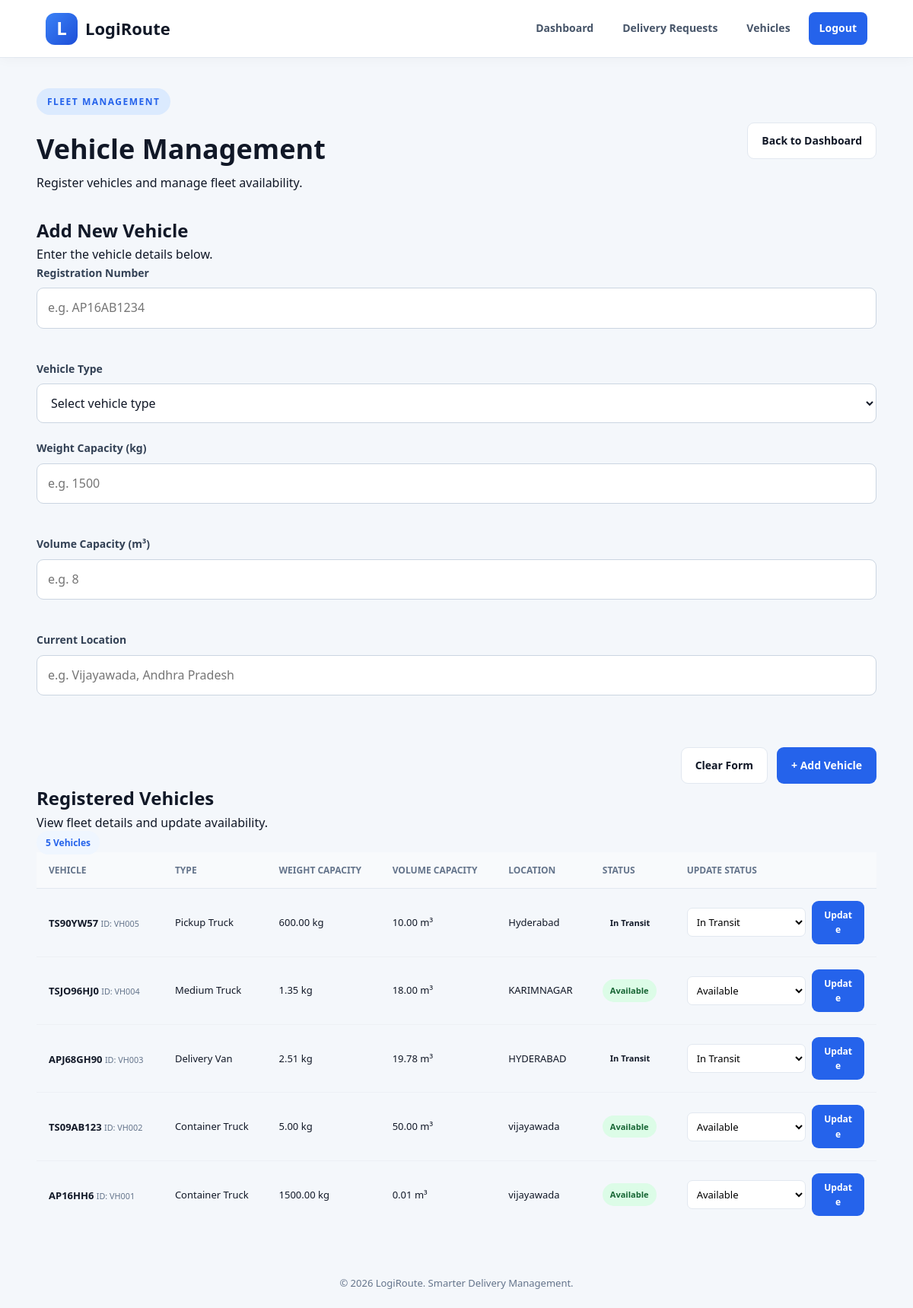
Page /admin/vehicles (signed in) on the committed database.
### tables this page shows
CREATE TABLE vehicles (
                id INTEGER PRIMARY KEY AUTOINCREMENT,
                registration_number TEXT NOT NULL
                    UNIQUE COLLATE NOCASE,
                vehicle_type TEXT NOT NULL,
                weight_capacity_kg REAL NOT NULL
                    CHECK(weight_capacity_kg > 0),
                volume_capacity_m3 REAL NOT NULL
                    CHECK(volume_capacity_m3 > 0),
                current_location TEXT NOT NULL,
                status TEXT NOT NULL DEFAULT 'Available'
                    CHECK(status IN (
                        'Available',
                        'Assigned',
                        'In Transit',
                        'Under Maintenance'
                    )),
                created_at TEXT NOT NULL DEFAULT CURRENT_TIMESTAMP
            );

### app.py (the view)
@app.route("/admin/vehicles")
@login_required("admin")
def manage_vehicles():
    with get_db() as db:
        vehicles = db.execute("SELECT * FROM vehicles ORDER BY id DESC").fetchall()
    return render_template("admin_vehicles.html", vehicles=vehicles)

### app.py (called while the page is built)
def get_db():
    connection = sqlite3.connect(DATABASE, timeout=10)
    connection.row_factory = sqlite3.Row
    connection.execute("PRAGMA foreign_keys = ON")
    return connection

def login_required(role=None):
    def decorator(view_function):
        @wraps(view_function)
        def wrapper(*args, **kwargs):
            if "account_id" not in session:
                flash("Please log in to continue.", "error")
                return redirect(url_for("landing"))
            if role and session.get("role") != role:
                abort(403)
            return view_function(*args, **kwargs)
        return wrapper
    return decorator

### templates/admin_vehicles.html (shortened to what this page needs)
{% extends "base.html" %}
{% block content %}
<div class="dashboard-page">
    <div class="dashboard-header">
        <div>
            <p class="eyebrow">FLEET MANAGEMENT</p>
            <h1>Vehicle Management</h1>
            <p class="muted">
                Register vehicles and manage fleet availability.
            </p>
        </div>
        <a href="{{ url_for('admin_dashboard') }}" class="btn btn-secondary">
            Back to Dashboard
        </a>
    </div>
    <section class="panel vehicle-form-panel">
        <div class="panel-heading">
            <div>
                <h2>Add New Vehicle</h2>
                <p class="muted">
                    Enter the vehicle details below.
                </p>
            </div>
        </div>
        <form
            action="{{ url_for('add_vehicle') }}"
            method="POST"
            class="form vehicle-form"
        >
            <div class="form-grid">
                <div class="form-group">
                    <label for="registration_number">
                        Registration Number
                    </label>
                    <input
                        type="text"
                        id="registration_number"
                        name="registration_number"
                        placeholder="e.g. AP16AB1234"
                        maxlength="30"
                        required
                    >
                </div>
                <div class="form-group">
                    <label for="vehicle_type">
                        Vehicle Type
                    </label>
                    <select
                        id="vehicle_type"
                        name="vehicle_type"
                        required
                    >
                        <option value="">Select vehicle type</option>
                    </select>
                </div>
                <div class="form-group">
                    <label for="weight_capacity_kg">
                        Weight Capacity (kg)
                    </label>
                    <input
                        type="number"
                        id="weight_capacity_kg"
                        name="weight_capacity_kg"
                        placeholder="e.g. 1500"
                        min="0.01"
                        step="0.01"
                        required
                    >
                </div>
                <div class="form-group">
                    <label for="volume_capacity_m3">
                        Volume Capacity (m³)
                    </label>
                    <input
                        type="number"
                        id="volume_capacity_m3"
                        name="volume_capacity_m3"
                        placeholder="e.g. 8"
                        min="0.01"
                        step="0.01"
                        required
                    >
                </div>
                <div class="form-group full-width">
                    <label for="current_location">
                        Current Location
                    </label>
                    <input
                        type="text"
                        id="current_location"
                        name="current_location"
                        placeholder="e.g. Vijayawada, Andhra Pradesh"
                        maxlength="200"
                        required
                    >
                </div>
            </div>
            <div class="form-actions">
                <button type="reset" class="btn btn-secondary">
                    Clear Form
                </button>
                <button type="submit" class="btn btn-primary">
                    + Add Vehicle
                </button>
            </div>
        </form>
    </section>
    <section class="panel vehicle-list-panel">
        <div class="panel-heading">
            <div>
                <h2>Registered Vehicles</h2>
                <p class="muted">
                    View fleet details and update availability.
                </p>
            </div>
            <span class="count-badge">
                {{ vehicles|length }} Vehicles
            </span>
        </div>
        {% if vehicles %}
            <div class="table-wrapper">
                <table class="data-table">
                    <thead>
                        <tr>
                            <th>Vehicle</th>
                            <th>Type</th>
                            <th>Weight Capacity</th>
                            <th>Volume Capacity</th>
                            <th>Location</th>
                            <th>Status</th>
                            <th>Update Status</th>
                        </tr>
                    </thead>
                    <tbody>
                        {% for vehicle in vehicles %}
                            <tr>
                                <td>
                                    <strong>
                                        {{ vehicle.registration_number }}
                                    </strong>
                                    <small class="table-subtext">
                                        ID: VH{{ "%03d"|format(vehicle.id) }}
                                    </small>
                                </td>
                                <td>
                                    {{ vehicle.vehicle_type }}
                                </td>
                                <td>
                                    {{ "%.2f"|format(vehicle.weight_capacity_kg) }}
                                    kg
                                </td>
                                <td>
                                    {{ "%.2f"|format(vehicle.volume_capacity_m3) }}
                                    m³
                                </td>
                                <td>
                                    {{ vehicle.current_location }}
                                </td>
                                <td>
                                    <span class="status-badge
                                        {% if vehicle.status == 'Available' %}
                                            status-delivered
                                        {% elif vehicle.status == 'Under Maintenance' %}
                                            status-cancelled
                                        {% elif vehicle.status == 'In Transit' %}
                                            status-transit
                                        {% else %}
                                            status-confirmed
                                        {% endif %}
                                    ">
                                        {{ vehicle.status }}
                                    </span>
                                </td>
                                <td>
                                    <form
                                        action="{{ url_for(
                                            'update_vehicle_status',
                                            vehicle_id=vehicle.id
                                        ) }}"
                                        method="POST"
                                        class="status-form"
                                    >
                                        <select
                                            name="status"
                                            aria-label="Vehicle status"
                                            required
                                        >
                                            {% for status in [
                                                'Available',
                                                'Assigned',
                                                'In Transit',
                                                'Under Maintenance'
                                            ] %}
                                                <option
                                                    value="{{ status }}"
                                                    {% if vehicle.status == status %}
                                                        selected
                                                    {% endif %}
                                                >
                                                    {{ status }}
                                                </option>
                                            {% endfor %}
                                        </select>
                                        <button
                                            type="submit"
                                            class="btn btn-small btn-primary"
                                        >
                                            Update
                                        </button>
                                    </form>
                                </td>
                            </tr>
                        {% endfor %}
                    </tbody>
                </table>
            </div>
        {% endif %}
    </section>
</div>
{% endblock %}

### static/style.css (style rules this page uses)
* { margin: 0; padding: 0; box-sizing: border-box; }
:root { --primary: #2563eb; --primary-dark: #1d4ed8; --primary-light: #dbeafe; --background: #f4f7fb; --white: #ffffff; --text: #111827; --muted: #64748b; --border: #e2e8f0; --success: #15803d; --danger: #dc2626; --shadow: 0 12px 35px rgba(15, 23, 42, 0.07); }
html { scroll-behavior: smooth; }
body { min-height: 100vh; font-family: "Segoe UI", Arial, sans-serif; color: var(--text); background: var(--background); line-height: 1.6; }
a { color: inherit; text-decoration: none; }
button, input, textarea, select { font: inherit; }
button { cursor: pointer; }
.dashboard-page, .form-page { width: min(1200px, 92%); margin: 40px auto; }
.dashboard-header { display: flex; justify-content: space-between; align-items: center; gap: 24px; margin-bottom: 30px; }
.dashboard-header h1, .form-heading h1 { margin-bottom: 10px; font-size: clamp(27px, 4vw, 36px); line-height: 1.25; }
.btn { display: inline-flex; align-items: center; justify-content: center; gap: 8px; padding: 12px 18px; border: 1px solid transparent; border-radius: 9px; font-size: 14px; font-weight: 700; text-align: center; transition: 0.2s ease; }
.btn-primary { color: var(--white); background: var(--primary); }
.btn-secondary { color: var(--text); background: var(--white); border-color: var(--border); }
.btn-small { padding: 8px 12px; font-size: 12px; }
.eyebrow { display: inline-block; margin-bottom: 22px; padding: 8px 14px; color: var(--primary); background: var(--primary-light); border-radius: 20px; font-size: 12px; font-weight: 800; letter-spacing: 1.5px; }
.form { display: flex; flex-direction: column; }
.form label, .form-group label { display: block; margin-bottom: 8px; color: #334155; font-size: 14px; font-weight: 700; }
.form input, .form-group input, .form-group textarea, .form-group select { width: 100%; padding: 13px 14px; color: var(--text); background: var(--white); border: 1px solid #cbd5e1; border-radius: 9px; outline: none; transition: 0.2s ease; }
.form input { margin-bottom: 20px; }
.form-group { margin-bottom: 22px; }
.form-actions, .profile-actions, .error-actions { display: flex; align-items: center; justify-content: flex-end; flex-wrap: wrap; gap: 12px; margin-top: 26px; }
.count-badge { padding: 7px 12px; color: var(--primary); background: #eff6ff; border-radius: 20px; font-size: 12px; font-weight: 700; }
.table-wrapper { width: 100%; overflow-x: auto; }
table { width: 100%; border-collapse: collapse; text-align: left; }
thead { background: #f8fafc; }
th { padding: 14px 16px; color: var(--muted); border-bottom: 1px solid var(--border); font-size: 12px; font-weight: 800; text-transform: uppercase; white-space: nowrap; }
td { max-width: 250px; padding: 16px; border-bottom: 1px solid #edf0f5; font-size: 13px; vertical-align: middle; overflow-wrap: anywhere; }
tbody tr:last-child td { border-bottom: none; }
td small { display: inline-block; margin-top: 4px; color: var(--muted); }
.status-badge { display: inline-block; padding: 6px 10px; border-radius: 20px; font-size: 11px; font-weight: 800; white-space: nowrap; }
.status-delivered { color: #166534; background: #dcfce7; }
.status-form { display: flex; align-items: center; gap: 8px; min-width: 180px; }
.status-form select { min-width: 110px; padding: 8px; background: var(--white); border: 1px solid var(--border); border-radius: 7px; }

### rows in the picture
vehicles: registration_number "TS90YW57", id "005", vehicle_type "Pickup Truck", weight_capacity_kg "600.00", volume_capacity_m3 "10.00", current_location "Hyderabad", status "In Transit"
vehicles: registration_number "TSJO96HJ0", id "004", vehicle_type "Medium Truck", weight_capacity_kg "1.35", volume_capacity_m3 "18.00", current_location "KARIMNAGAR", status "Available"
vehicles: registration_number "APJ68GH90", id "003", vehicle_type "Delivery Van", weight_capacity_kg "2.51", volume_capacity_m3 "19.78", current_location "HYDERABAD", status "In Transit"
vehicles: registration_number "TS09AB123", id "002", vehicle_type "Container Truck", weight_capacity_kg "5.00", volume_capacity_m3 "50.00", current_location "vijayawada", status "Available"
vehicles: registration_number "AP16HH6", id "001", vehicle_type "Container Truck", weight_capacity_kg "1500.00", volume_capacity_m3 "0.01", current_location "vijayawada", status "Available"

### other values in the picture
{{ vehicles|length }} "5"
